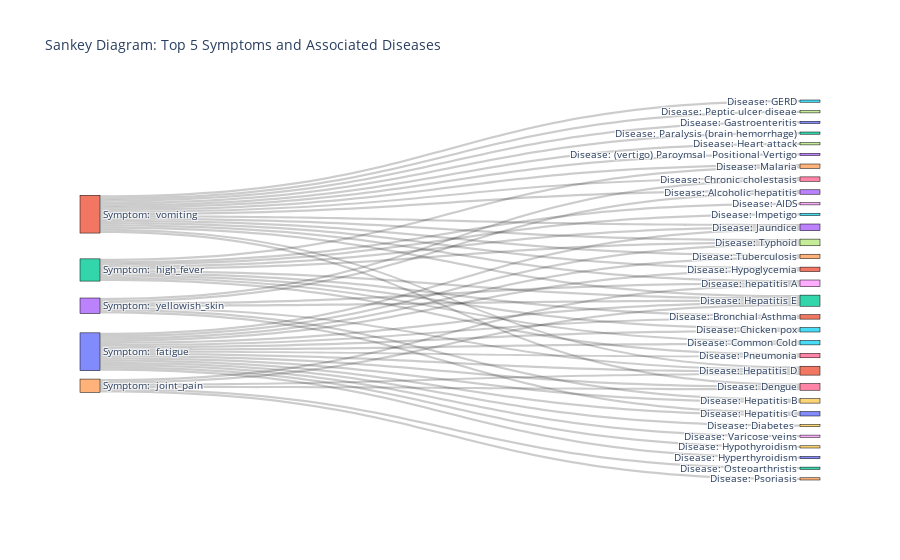

Notebook cell for this chart:
### Code cell
import pandas as pd
import plotly.graph_objects as go

#save raw data into of symptoms and disease 
data = sym_des

# Combine all symptoms into a single column
symptoms = pd.concat([data['Symptom_1'], data['Symptom_2'], data['Symptom_3'], data['Symptom_4']])

# Count the frequency of each symptom and get the top 5
symptom_counts = symptoms.value_counts().head(5)

# Get the top 5 symptoms
top_symptoms = symptom_counts.index

# Find the diseases associated with the top 5 symptoms
associated_diseases = data[data[['Symptom_1', 'Symptom_2', 'Symptom_3', 'Symptom_4']].apply(lambda row: any(symptom in row.values for symptom in top_symptoms), axis=1)]

# Prepare data for Plotly Sankey diagram
sources = []
targets = []
values = []

# Map each symptom to an index
symptom_indices = {symptom: i for i, symptom in enumerate(top_symptoms)}

# Start assigning indices for diseases after symptoms
disease_indices = {disease: i + len(top_symptoms) for i, disease in enumerate(associated_diseases['Disease'].unique())}

# Create the links between symptoms and diseases
for i, symptom in enumerate(top_symptoms):
    for disease in associated_diseases['Disease'].unique():
        if disease in associated_diseases[associated_diseases['Symptom_1'] == symptom]['Disease'].values or \
           disease in associated_diseases[associated_diseases['Symptom_2'] == symptom]['Disease'].values or \
           disease in associated_diseases[associated_diseases['Symptom_3'] == symptom]['Disease'].values or \
           disease in associated_diseases[associated_diseases['Symptom_4'] == symptom]['Disease'].values:
            sources.append(symptom_indices[symptom])
            targets.append(disease_indices[disease])
            values.append(1)  # Each link represents one connection

# Define node labels (symptoms and diseases)
labels = [f'Symptom: {symptom}' for symptom in top_symptoms] + [f'Disease: {disease}' for disease in disease_indices.keys()]

# Create the Plotly Sankey diagram
fig = go.Figure(data=[go.Sankey(
    node=dict(
        pad=15,
        thickness=20,
        line=dict(color="black", width=0.5),
        label=labels,
    ),
    link=dict(
        source=sources,
        target=targets,
        value=values
    )
)])

fig.update_layout(title_text="Sankey Diagram: Top 5 Symptoms and Associated Diseases", font_size=10)
fig.show()

### Figure 1 — Plotly figure (JSON) as saved in the notebook; plotly's stock layout.template omitted (floating-point values rounded to 4 significant figures)
{"data": [{"link": {"source": [0, 0, 0, 0, 0, 0, 0, 0, 0, 0, 0, 0, 0, 0, 0, 0, 0, 1, 1, 1, 1, 1, 1, 1, 1, 1, 1, 1, 1, 1, 1, 1, 1, 1, 2, 2, 2, 2, 2, 2, 2, 2, 2, 2, 3, 3, 3, 3, 3, 3, 3, 4, 4, 4, 4, 4, 4], "target": [9, 11, 13, 15, 16, 17, 19, 20, 21, 22, 24, 25, 26, 28, 29, 30, 31, 5, 6, 7, 10, 12, 13, 14, 16, 17, 18, 21, 22, 23, 24, 27, 31, 33, 8, 11, 13, 14, 15, 17, 22, 25, 26, 35, 6, 18, 19, 20, 21, 22, 23, 16, 18, 21, 22, 32, 34], "value": [1, 1, 1, 1, 1, 1, 1, 1, 1, 1, 1, 1, 1, 1, 1, 1, 1, 1, 1, 1, 1, 1, 1, 1, 1, 1, 1, 1, 1, 1, 1, 1, 1, 1, 1, 1, 1, 1, 1, 1, 1, 1, 1, 1, 1, 1, 1, 1, 1, 1, 1, 1, 1, 1, 1, 1, 1]}, "node": {"label": ["Symptom:  fatigue", "Symptom:  vomiting", "Symptom:  high_fever", "Symptom:  yellowish_skin", "Symptom:  joint_pain", "Disease: GERD", "Disease: Chronic cholestasis", "Disease: Peptic ulcer diseae", "Disease: AIDS", "Disease: Diabetes ", "Disease: Gastroenteritis", "Disease: Bronchial Asthma", "Disease: Paralysis (brain hemorrhage)", "Disease: Jaundice", "Disease: Malaria", "Disease: Chicken pox", "Disease: Dengue", "Disease: Typhoid", "Disease: hepatitis A", "Disease: Hepatitis B", "Disease: Hepatitis C", "Disease: Hepatitis D", "Disease: Hepatitis E", "Disease: Alcoholic hepatitis", "Disease: Tuberculosis", "Disease: Common Cold", "Disease: Pneumonia", "Disease: Heart attack", "Disease: Varicose veins", "Disease: Hypothyroidism", "Disease: Hyperthyroidism", "Disease: Hypoglycemia", "Disease: Osteoarthristis", "Disease: (vertigo) Paroymsal  Positional Vertigo", "Disease: Psoriasis", "Disease: Impetigo"], "line": {"color": "black", "width": 0.5}, "pad": 15, "thickness": 20}, "type": "sankey"}], "layout": {"font": {"size": 10}, "title": {"text": "Sankey Diagram: Top 5 Symptoms and Associated Diseases"}}}
